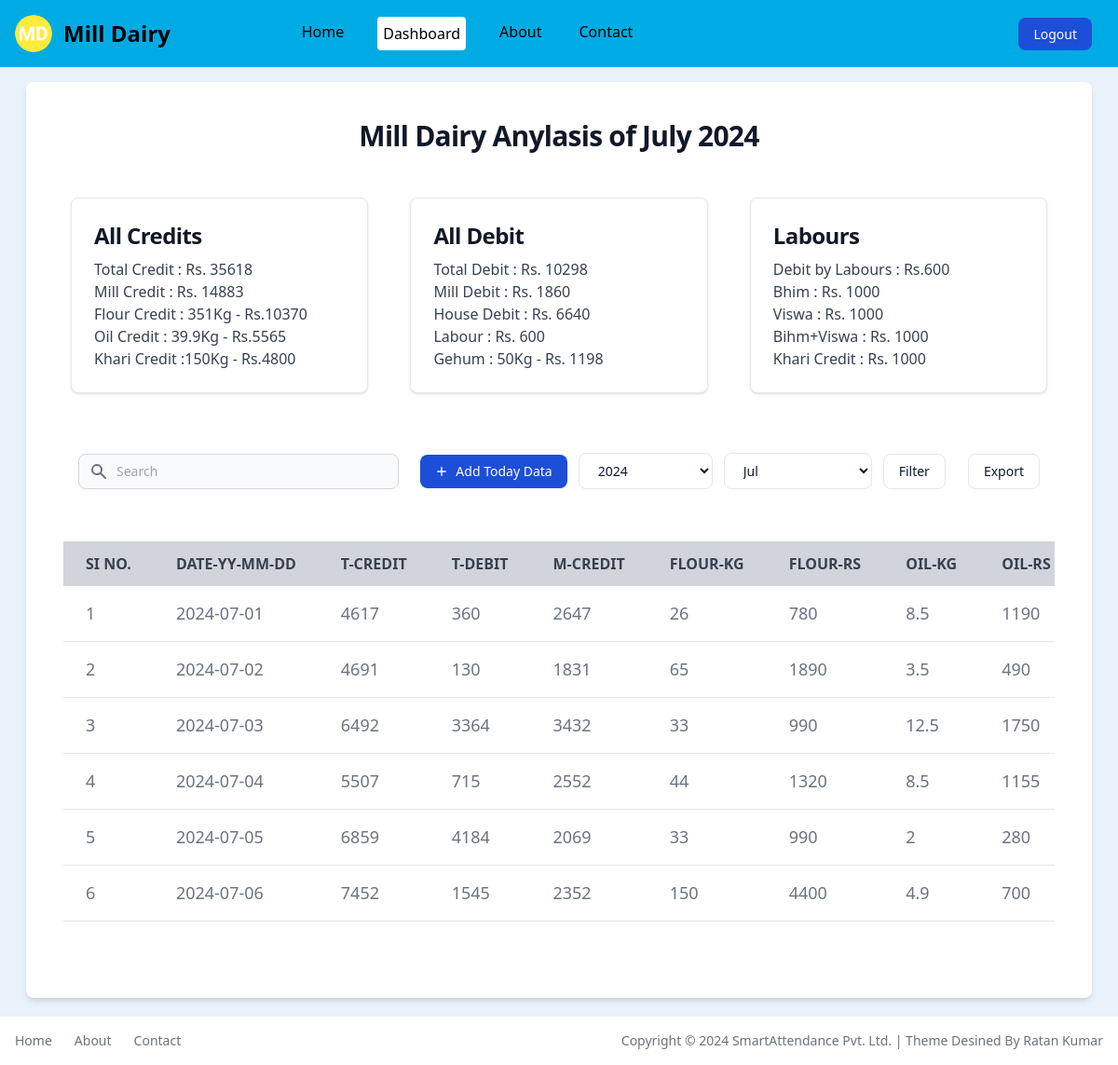
The page /dashboard (signed in) on the database its author committed.
### app.py (models this page shows, shortened)
class MillData(db.Model):
    id = db.Column(db.Integer, primary_key=True)
    user_id = db.Column(db.Integer, db.ForeignKey('user.id'), nullable=False)
    date = db.Column(db.Date, default=datetime.datetime.now)
    mill_credit = db.Column(db.Integer, nullable=False)
    flour_weight = db.Column(db.Integer, nullable=False)
    flour_rs = db.Column(db.Integer, nullable=False)
    oil_weight = db.Column(db.Integer, nullable=False)
    oil_rs = db.Column(db.Integer, nullable=False)
    khari_weight = db.Column(db.Integer, nullable=False)
    khari_rs = db.Column(db.Integer, nullable=False)
    labour_dscri = db.Column(db.String(100), nullable=False)
    labour_rs = db.Column(db.Integer, nullable=False)
    mill_debit = db.Column(db.Integer, nullable=False)
    mill_dscri = db.Column(db.String(100), nullable=False)
    home_debit = db.Column(db.Integer, nullable=False)
    home_dscri = db.Column(db.String(100), nullable=False)
    gehum_weight = db.Column(db.Integer, nullable=False)
    gehum_rs = db.Column(db.Integer, nullable=False)
    total_credit = db.Column(db.Integer, nullable=False)
    total_debit = db.Column(db.Integer, nullable=False)
    user = db.relationship('User', backref=db.backref('milldatas', lazy=True))

### app.py (the view, shortened to what this page needs)
@app.route('/dashboard', methods=['GET', 'POST'])
def dashboard():
    if 'email' in session:
        user = User.query.filter_by(email=session['email']).first()
        year = datetime.datetime.now().year # Give: 2024/2023..
        current_year = datetime.datetime.now().year # Give: 2024/2023..
        month = datetime.datetime.now().month # Give: 1/2/3/4/5..
        month_name = datetime.datetime.now().strftime("%B")
        if request.method == 'POST':
            year = int(request.form['year'])
            month = int(request.form['month'])
            month_name = datetime.datetime(year, month, 1).strftime("%B")
        mill_dairy_datas = MillData.query.filter(
            MillData.user_id == user.id,
            db.extract('year', MillData.date) == year,
            db.extract('month', MillData.date) == month
        ).all()
        query = request.args.get('query')
        total_t_credit = sum(data.total_credit for data in mill_dairy_datas)
        total_t_debit = sum(data.total_debit for data in mill_dairy_datas)
        total_m_credit = sum(data.mill_credit for data in mill_dairy_datas)
        total_flour_rs = sum(data.flour_rs for data in mill_dairy_datas)
        total_flour_weight = sum(data.flour_weight for data in mill_dairy_datas)
        total_oil_rs = sum(data.oil_rs for data in mill_dairy_datas)
        total_oil_weight = sum(data.oil_weight for data in mill_dairy_datas)
        total_khari_rs = sum(data.khari_rs for data in mill_dairy_datas)
        total_khari_weight = sum(data.khari_weight for data in mill_dairy_datas)
        total_mill_debit = sum(data.mill_debit for data in mill_dairy_datas)
        total_home_debit = sum(data.home_debit for data in mill_dairy_datas)
        total_labour_rs = sum(data.labour_rs for data in mill_dairy_datas)
        total_gehum_rs = sum(data.gehum_rs for data in mill_dairy_datas)
        total_gehum_weight = sum(data.gehum_weight for data in mill_dairy_datas)
        return render_template('dashboard.html', title='Dashboard', current_page='dashboard',
                               mill_dairy_datas=mill_dairy_datas, year=year, current_year=current_year,
                               month=month, month_name=month_name,
                               total_t_credit=total_t_credit, total_t_debit=total_t_debit,
                               total_m_credit=total_m_credit, total_flour_rs=total_flour_rs,
                               total_flour_weight=total_flour_weight, total_oil_rs=total_oil_rs,
                               total_oil_weight=total_oil_weight, total_khari_rs=total_khari_rs,
                               total_khari_weight=total_khari_weight, total_mill_debit=total_mill_debit,
                               total_home_debit=total_home_debit, total_labour_rs=total_labour_rs,
                               total_gehum_rs=total_gehum_rs, total_gehum_weight=total_gehum_weight)
    else:
        flash('You need to login first.', 'error')
        return redirect('/login')

### templates/dashboard.html (shortened to what this page needs)
{% extends 'layout.html' %}
{% block content %}
<div class="pt-[68px] w-full">
    <section class="bg-[#E9F1FA] dark:bg-gray-900 p-3 sm:p-5">
        <div class="mx-auto px-2 lg:px-2">
            <div class="bg-white dark:bg-gray-800 relative shadow-md sm:rounded-lg overflow-hidden">
                <h1 class="m-10 text-center mb-2 text-3xl font-bold tracking-tight text-gray-900 dark:text-white">Mill
                    Dairy Anylasis of {{month_name}} {{year}} </h1>
                <div class="m-1 md:m-10 flex flex-col md:flex-row md:items-center md:justify-between">
                    <div
                        class="block md:w-[30%] max-w-sm m-2 p-6 bg-white border border-gray-200 rounded-lg shadow hover:bg-gray-100 dark:bg-gray-800 dark:border-gray-700 dark:hover:bg-gray-700">
                        <h5 class="mb-2 text-2xl font-bold tracking-tight text-gray-900 dark:text-white">All Credits
                        </h5>
                        <p class="font-normal text-gray-700 dark:text-gray-400">Total Credit : Rs. {{ total_t_credit }}</p>
                        <p class="font-normal text-gray-700 dark:text-gray-400">Mill Credit : Rs. {{total_m_credit}}</p>
                        <p class="font-normal text-gray-700 dark:text-gray-400">Flour Credit : {{ total_flour_weight }}Kg - Rs.{{ total_flour_rs }}</p>
                        <p class="font-normal text-gray-700 dark:text-gray-400">Oil Credit : {{ total_oil_weight }}Kg - Rs.{{ total_oil_rs }}</p>
                        <p class="font-normal text-gray-700 dark:text-gray-400">Khari Credit :{{total_khari_weight}}Kg - Rs.{{total_khari_rs}}</p>
                    </div>
                    <div
                        class="block md:w-[30%] max-w-sm m-2 p-6 bg-white border border-gray-200 rounded-lg shadow hover:bg-gray-100 dark:bg-gray-800 dark:border-gray-700 dark:hover:bg-gray-700">
                        <h5 class="mb-2 text-2xl font-bold tracking-tight text-gray-900 dark:text-white">All Debit</h5>
                        <p class="font-normal text-gray-700 dark:text-gray-400">Total Debit : Rs. {{ total_t_debit }}</p>
                        <p class="font-normal text-gray-700 dark:text-gray-400">Mill Debit : Rs. {{ total_mill_debit }}</p>
                        <p class="font-normal text-gray-700 dark:text-gray-400">House Debit : Rs. {{ total_home_debit }}</p>
                        <p class="font-normal text-gray-700 dark:text-gray-400">Labour : Rs. {{ total_labour_rs }}</p>
                        <p class="font-normal text-gray-700 dark:text-gray-400">Gehum : {{ total_gehum_weight }}Kg - Rs. {{ total_gehum_rs }}</p>
                    </div>
                    <div
                        class="block md:w-[30%] max-w-sm m-2 p-6 bg-white border border-gray-200 rounded-lg shadow hover:bg-gray-100 dark:bg-gray-800 dark:border-gray-700 dark:hover:bg-gray-700">
                        <h5 class="mb-2 text-2xl font-bold tracking-tight text-gray-900 dark:text-white">Labours</h5>
                        <p class="font-normal text-gray-700 dark:text-gray-400">Debit by Labours : Rs.{{ total_labour_rs }}</p>
                        <p class="font-normal text-gray-700 dark:text-gray-400">Bhim : Rs. 1000</p>
                        <p class="font-normal text-gray-700 dark:text-gray-400">Viswa : Rs. 1000</p>
                        <p class="font-normal text-gray-700 dark:text-gray-400">Bihm+Viswa : Rs. 1000</p>
                        <p class="font-normal text-gray-700 dark:text-gray-400">Khari Credit : Rs. 1000</p>
                    </div>
                </div>
                <div class="m-1 md:m-10 flex flex-col md:flex-row items-center justify-between space-y-5 md:space-y-0 md:space-x-4 p-4">
                    <div class="w-full md:w-1/3">
                        <form class="flex items-center" action="/dashboard" method="get">
                            <div class="relative w-full">
                                <div class="absolute inset-y-0 left-0 flex items-center pl-3 pointer-events-none">
                                </div>
                                <input type="text" name="query" id="simple-search" class="bg-gray-50 border border-gray-300 text-gray-900 text-sm rounded-lg focus:ring-primary-500 focus:border-primary-500 block w-full pl-10 p-2 dark:bg-gray-700 dark:border-gray-600 dark:placeholder-gray-400 dark:text-white dark:focus:ring-primary-500 dark:focus:border-primary-500" placeholder="Search" required="">
                            </div>
                        </form>
                    </div>
                    <div class="w-full md:w-auto flex flex-col md:flex-row space-y-5 md:space-y-0 items-stretch md:items-center justify-end md:space-x-3 flex-shrink-0">
                        <button type="button"
                            class="flex items-center justify-center text-white bg-blue-700 hover:bg-primary-800 focus:ring-4 focus:ring-primary-300 font-medium rounded-lg text-sm px-4 py-2 dark:bg-primary-600 dark:hover:bg-primary-700 focus:outline-none dark:focus:ring-primary-800">
                            <svg class="h-3.5 w-3.5 mr-2" fill="currentColor" viewbox="0 0 20 20"
                                xmlns="http://www.w3.org/2000/svg" aria-hidden="true">
                                <path clip-rule="evenodd" fill-rule="evenodd"
                                    d="M10 3a1 1 0 011 1v5h5a1 1 0 110 2h-5v5a1 1 0 11-2 0v-5H4a1 1 0 110-2h5V4a1 1 0 011-1z" />
                            </svg>
                            <a href="/add_new_data">Add Today Data</a>
                        </button>
                        <form action="/dashboard" method="post">
                            <div class="flex items-center space-x-3 w-full md:w-auto">
                                <select name="year" required=""
                                    class="w-full md:w-auto flex items-center justify-center py-2 px-4 text-sm font-medium text-gray-900 focus:outline-none bg-white rounded-lg border border-gray-200 hover:bg-gray-100 hover:text-primary-700 focus:z-10 focus:ring-4 focus:ring-gray-200 dark:focus:ring-gray-700 dark:bg-gray-800 dark:text-gray-400 dark:border-gray-600 dark:hover:text-white dark:hover:bg-gray-700">
                                    {% for y in range(2017, current_year + 1) %}
                                    <option value="{{ y }}" {% if y==year %}selected{% endif %}>
                                        {{ y }}
                                    </option>
                                    {% endfor %}
                                </select>
                                <select name="month" required=""
                                    class="w-full md:w-auto flex items-center justify-center py-2 px-4 text-sm font-medium text-gray-900 focus:outline-none bg-white rounded-lg border border-gray-200 hover:bg-gray-100 hover:text-primary-700 focus:z-10 focus:ring-4 focus:ring-gray-200 dark:focus:ring-gray-700 dark:bg-gray-800 dark:text-gray-400 dark:border-gray-600 dark:hover:text-white dark:hover:bg-gray-700">
                                    <option value="7" {% if 7==month %}selected{% endif %}>Jul</option>
                                </select>
                                <button type="submit"
                                    class="w-full md:w-auto flex items-center justify-center py-2 px-4 text-sm font-medium text-gray-900 focus:outline-none bg-white rounded-lg border border-gray-200 hover:bg-gray-100 hover:text-primary-700 focus:z-10 focus:ring-4 focus:ring-gray-200 dark:focus:ring-gray-700 dark:bg-gray-800 dark:text-gray-400 dark:border-gray-600 dark:hover:text-white dark:hover:bg-gray-700">
                                    Filter
                                </button>
                            </div>
                        </form>
                        <form action="/download_excel" method="post">
                            <div class="flex items-center space-x-3 w-full md:w-auto">
                                <button type="submit"
                                    class="w-full md:w-auto flex items-center justify-center py-2 px-4 text-sm font-medium text-gray-900 focus:outline-none bg-white rounded-lg border border-gray-200 hover:bg-gray-100 hover:text-primary-700 focus:z-10 focus:ring-4 focus:ring-gray-200 dark:focus:ring-gray-700 dark:bg-gray-800 dark:text-gray-400 dark:border-gray-600 dark:hover:text-white dark:hover:bg-gray-700">
                                    Export
                                </button>
                            </div>
                        </form>
                    </div>
                </div>
                <div class="overflow-x-auto m-2 md:m-10 h-[450px]">
                    <table class="w-full text-left text-gray-500 dark:text-gray-400">
                        <thead class="whitespace-nowrap text-gray-700 uppercase bg-gray-300 dark:bg-gray-700 dark:text-gray-400 sticky top-0 z-50">
                            <tr>
                                <th scope="col" class="px-6 py-3"> SI No.</th>
                                <th scope="col" class="px-6 py-3"> Date-YY-MM-DD </th>
                                <th scope="col" class="px-6 py-3">T-Credit </th>
                                <th scope="col" class="px-6 py-3">T-Debit </th>
                                <th scope="col" class="px-6 py-3">M-Credit</th>
                                <th scope="col" class="px-6 py-3">Flour-Kg</th>
                                <th scope="col" class="px-6 py-3">Flour-Rs</th>
                                <th scope="col" class="px-6 py-3">Oil-Kg</th>
                                <th scope="col" class="px-6 py-3">Oil-Rs</th>
                            </tr>
                        </thead>
                        <tbody class="text-[18px]">
                            {% for mill_dairy_data in mill_dairy_datas %}
                            <tr class="bg-white border-b dark:bg-gray-800 dark:border-gray-700">
                                <td class="px-6 py-4">{{ loop.index }}</td>
                                <td class="px-6 py-4">{{ mill_dairy_data.date }}</td>
                                <td class="px-6 py-4">{{ mill_dairy_data.total_credit }}</td>
                                <td class="px-6 py-4">{{ mill_dairy_data.total_debit }}</td>
                                <td class="px-6 py-4">{{ mill_dairy_data.mill_credit }}</td>
                                <td class="px-6 py-4">{{ mill_dairy_data.flour_weight }}</td>
                                <td class="px-6 py-4">{{ mill_dairy_data.flour_rs }}</td>
                                <td class="px-6 py-4">{{ mill_dairy_data.oil_weight }}</td>
                                <td class="px-6 py-4">{{ mill_dairy_data.oil_rs }}</td>
                            </tr>
                            {% endfor %}
                        </tbody>
                    </table>
                </div>
            </div>
        </div>
    </section>
</div>
{% endblock %}

### rows shown on the page
MillData: date "2024-07-01", total_credit "4617", total_debit "360", mill_credit "2647", flour_weight "26", flour_rs "780", oil_weight "8.5", oil_rs "1190"
MillData: date "2024-07-02", total_credit "4691", total_debit "130", mill_credit "1831", flour_weight "65", flour_rs "1890", oil_weight "3.5", oil_rs "490"
MillData: date "2024-07-03", total_credit "6492", total_debit "3364", mill_credit "3432", flour_weight "33", flour_rs "990", oil_weight "12.5", oil_rs "1750"
MillData: date "2024-07-04", total_credit "5507", total_debit "715", mill_credit "2552", flour_weight "44", flour_rs "1320", oil_weight "8.5", oil_rs "1155"
MillData: date "2024-07-05", total_credit "6859", total_debit "4184", mill_credit "2069", flour_weight "33", flour_rs "990", oil_weight "2", oil_rs "280"
MillData: date "2024-07-06", total_credit "7452", total_debit "1545", mill_credit "2352", flour_weight "150", flour_rs "4400", oil_weight "4.9", oil_rs "700"

### other values the page prints
{{ total_t_credit }} "35618"
{{ total_m_credit }} "14883"
{{ total_flour_weight }} "351"
{{ total_flour_rs }} "10370"
{{ total_oil_weight }} "39.9"
{{ total_oil_rs }} "5565"
{{ total_khari_weight }} "150"
{{ total_khari_rs }} "4800"
{{ total_t_debit }} "10298"
{{ total_mill_debit }} "1860"
{{ total_home_debit }} "6640"
{{ total_labour_rs }} "600"
{{ total_gehum_weight }} "50"
{{ total_gehum_rs }} "1198"
form field year "2024"
